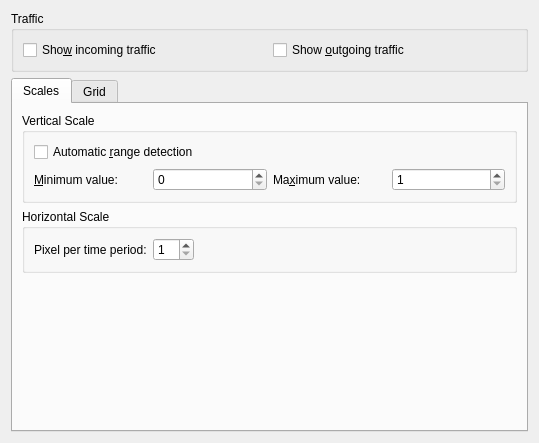
<?xml version="1.0" encoding="UTF-8"?>
<ui version="4.0">
 <class>Form</class>
 <widget class="QWidget" name="Form">
  <property name="geometry">
   <rect>
    <x>0</x>
    <y>0</y>
    <width>539</width>
    <height>443</height>
   </rect>
  </property>
  <property name="windowTitle">
   <string>Form</string>
  </property>
  <layout class="QVBoxLayout" name="verticalLayout">
   <item>
    <widget class="QGroupBox" name="groupBox">
     <property name="title">
      <string>Traffic</string>
     </property>
     <layout class="QHBoxLayout" name="horizontalLayout">
      <item>
       <widget class="QCheckBox" name="checkBoxIncoming">
        <property name="text">
         <string>Sho&amp;w incoming traffic</string>
        </property>
       </widget>
      </item>
      <item>
       <widget class="QCheckBox" name="checkBoxOutgoing">
        <property name="text">
         <string>Show &amp;outgoing traffic</string>
        </property>
       </widget>
      </item>
     </layout>
    </widget>
   </item>
   <item>
    <widget class="QTabWidget" name="tabWidget_2">
     <property name="currentIndex">
      <number>0</number>
     </property>
     <widget class="QWidget" name="tab_4">
      <attribute name="title">
       <string>Scales</string>
      </attribute>
      <layout class="QVBoxLayout" name="verticalLayout_4">
       <item>
        <widget class="QGroupBox" name="groupBox_2">
         <property name="title">
          <string>Vertical Scale</string>
         </property>
         <layout class="QGridLayout" name="gridLayout_6">
          <item row="0" column="0" colspan="3">
           <widget class="QCheckBox" name="checkBoxAutoDetection">
            <property name="text">
             <string>Automatic &amp;range detection</string>
            </property>
           </widget>
          </item>
          <item row="1" column="0">
           <widget class="QLabel" name="textLabel9_3">
            <property name="text">
             <string>&amp;Minimum value:</string>
            </property>
            <property name="wordWrap">
             <bool>false</bool>
            </property>
            <property name="buddy">
             <cstring>spinBoxMinValue</cstring>
            </property>
           </widget>
          </item>
          <item row="1" column="1">
           <widget class="KIntSpinBox" name="spinBoxMinValue">
            <property name="maximum">
             <number>49999</number>
            </property>
            <property name="maxValue" stdset="0">
             <number>49999</number>
            </property>
           </widget>
          </item>
          <item row="1" column="2">
           <widget class="QLabel" name="textLabel9_2_2">
            <property name="text">
             <string>Ma&amp;ximum value:</string>
            </property>
            <property name="wordWrap">
             <bool>false</bool>
            </property>
            <property name="buddy">
             <cstring>spinBoxMaxValue</cstring>
            </property>
           </widget>
          </item>
          <item row="1" column="3">
           <widget class="KIntSpinBox" name="spinBoxMaxValue">
            <property name="minimum">
             <number>1</number>
            </property>
            <property name="maximum">
             <number>50000</number>
            </property>
            <property name="maxValue" stdset="0">
             <number>50000</number>
            </property>
            <property name="minValue" stdset="0">
             <number>1</number>
            </property>
           </widget>
          </item>
         </layout>
        </widget>
       </item>
       <item>
        <widget class="QGroupBox" name="groupBox_3">
         <property name="title">
          <string>Horizontal Scale</string>
         </property>
         <layout class="QHBoxLayout" name="horizontalLayout_6">
          <item>
           <widget class="QLabel" name="textLabel8_2">
            <property name="text">
             <string>Pixel per time period:</string>
            </property>
            <property name="wordWrap">
             <bool>false</bool>
            </property>
           </widget>
          </item>
          <item>
           <widget class="KIntSpinBox" name="spinBoxPixel">
            <property name="minimum">
             <number>1</number>
            </property>
            <property name="maximum">
             <number>50</number>
            </property>
            <property name="maxValue" stdset="0">
             <number>50</number>
            </property>
            <property name="minValue" stdset="0">
             <number>1</number>
            </property>
           </widget>
          </item>
          <item>
           <spacer name="horizontalSpacer_6">
            <property name="orientation">
             <enum>Qt::Horizontal</enum>
            </property>
            <property name="sizeHint" stdset="0">
             <size>
              <width>40</width>
              <height>20</height>
             </size>
            </property>
           </spacer>
          </item>
         </layout>
        </widget>
       </item>
       <item>
        <spacer name="verticalSpacer_5">
         <property name="orientation">
          <enum>Qt::Vertical</enum>
         </property>
         <property name="sizeHint" stdset="0">
          <size>
           <width>20</width>
           <height>131</height>
          </size>
         </property>
        </spacer>
       </item>
      </layout>
     </widget>
     <widget class="QWidget" name="tab_5">
      <attribute name="title">
       <string>Grid</string>
      </attribute>
      <layout class="QGridLayout" name="gridLayout_5">
       <item row="0" column="0">
        <widget class="QGroupBox" name="groupBox8">
         <property name="title">
          <string>Lines</string>
         </property>
         <layout class="QGridLayout">
          <item row="0" column="2">
           <widget class="KIntSpinBox" name="spinBoxDistance">
            <property name="minimum">
             <number>10</number>
            </property>
            <property name="maximum">
             <number>120</number>
            </property>
            <property name="value">
             <number>30</number>
            </property>
            <property name="maxValue" stdset="0">
             <number>120</number>
            </property>
            <property name="minValue" stdset="0">
             <number>10</number>
            </property>
           </widget>
          </item>
          <item row="0" column="1">
           <widget class="QLabel" name="textLabel1_2_2">
            <property name="text">
             <string>&amp;Distance:</string>
            </property>
            <property name="wordWrap">
             <bool>false</bool>
            </property>
            <property name="buddy">
             <cstring>spinBoxDistance</cstring>
            </property>
           </widget>
          </item>
          <item row="0" column="0">
           <widget class="QCheckBox" name="checkBoxVLines">
            <property name="text">
             <string>Vertic&amp;al lines</string>
            </property>
           </widget>
          </item>
          <item row="1" column="0">
           <widget class="QCheckBox" name="checkBoxVLinesScroll">
            <property name="text">
             <string>V&amp;ertical lines scroll</string>
            </property>
           </widget>
          </item>
          <item row="2" column="0">
           <widget class="QCheckBox" name="checkBoxHLines">
            <property name="text">
             <string>Hori&amp;zontal lines</string>
            </property>
           </widget>
          </item>
         </layout>
        </widget>
       </item>
       <item row="0" column="1">
        <widget class="QGroupBox" name="groupBox9">
         <property name="title">
          <string>Text</string>
         </property>
         <layout class="QGridLayout" name="_2">
          <item row="0" column="0">
           <widget class="QCheckBox" name="checkBoxLabels">
            <property name="text">
             <string>&amp;Labels</string>
            </property>
           </widget>
          </item>
          <item row="1" column="0">
           <widget class="QCheckBox" name="checkBoxBottomBar">
            <property name="text">
             <string>Bottom &amp;bar</string>
            </property>
           </widget>
          </item>
          <item row="2" column="0">
           <widget class="QLabel" name="textLabel3_2">
            <property name="text">
             <string>Fo&amp;nt size:</string>
            </property>
            <property name="wordWrap">
             <bool>false</bool>
            </property>
            <property name="buddy">
             <cstring>spinBoxFontSize</cstring>
            </property>
           </widget>
          </item>
          <item row="2" column="1">
           <widget class="KIntSpinBox" name="spinBoxFontSize">
            <property name="minimum">
             <number>5</number>
            </property>
            <property name="maximum">
             <number>24</number>
            </property>
            <property name="value">
             <number>8</number>
            </property>
            <property name="maxValue" stdset="0">
             <number>24</number>
            </property>
            <property name="minValue" stdset="0">
             <number>5</number>
            </property>
           </widget>
          </item>
         </layout>
        </widget>
       </item>
       <item row="1" column="0" colspan="2">
        <widget class="QGroupBox" name="groupBox10">
         <property name="title">
          <string>&amp;Colors</string>
         </property>
         <layout class="QGridLayout" name="_3">
          <item row="0" column="0">
           <widget class="QLabel" name="textLabel4_2">
            <property name="text">
             <string>Vertical lines:</string>
            </property>
            <property name="wordWrap">
             <bool>false</bool>
            </property>
           </widget>
          </item>
          <item row="0" column="1">
           <widget class="KColorButton" name="kColorButtonVLines">
            <property name="text">
             <string/>
            </property>
           </widget>
          </item>
          <item row="1" column="1">
           <widget class="KColorButton" name="kColorButtonHLines">
            <property name="text">
             <string/>
            </property>
           </widget>
          </item>
          <item row="0" column="3">
           <widget class="KColorButton" name="kColorButtonIncoming">
            <property name="text">
             <string/>
            </property>
           </widget>
          </item>
          <item row="2" column="0">
           <widget class="QLabel" name="textLabel6_2">
            <property name="text">
             <string>Background:</string>
            </property>
            <property name="wordWrap">
             <bool>false</bool>
            </property>
           </widget>
          </item>
          <item row="2" column="1">
           <widget class="KColorButton" name="kColorButtonBackground">
            <property name="text">
             <string/>
            </property>
           </widget>
          </item>
          <item row="1" column="0">
           <widget class="QLabel" name="textLabel5_2">
            <property name="text">
             <string>Horizontal lines:</string>
            </property>
            <property name="wordWrap">
             <bool>false</bool>
            </property>
           </widget>
          </item>
          <item row="1" column="2">
           <widget class="QLabel" name="textLabel7_2_2">
            <property name="text">
             <string>Outgoing traffic:</string>
            </property>
            <property name="wordWrap">
             <bool>false</bool>
            </property>
           </widget>
          </item>
          <item row="0" column="2">
           <widget class="QLabel" name="textLabel7_3">
            <property name="text">
             <string>Incoming traffic:</string>
            </property>
            <property name="wordWrap">
             <bool>false</bool>
            </property>
           </widget>
          </item>
          <item row="1" column="3">
           <widget class="KColorButton" name="kColorButtonOutgoing">
            <property name="text">
             <string/>
            </property>
           </widget>
          </item>
          <item row="2" column="2">
           <widget class="QLabel" name="label">
            <property name="text">
             <string>Traffic opacity:</string>
            </property>
           </widget>
          </item>
          <item row="2" column="3">
           <widget class="QSpinBox" name="spinBoxOpacity">
            <property name="suffix">
             <string>%</string>
            </property>
            <property name="maximum">
             <number>100</number>
            </property>
            <property name="value">
             <number>20</number>
            </property>
           </widget>
          </item>
         </layout>
        </widget>
       </item>
       <item row="2" column="0">
        <spacer name="verticalSpacer_6">
         <property name="orientation">
          <enum>Qt::Vertical</enum>
         </property>
         <property name="sizeHint" stdset="0">
          <size>
           <width>20</width>
           <height>40</height>
          </size>
         </property>
        </spacer>
       </item>
      </layout>
     </widget>
    </widget>
   </item>
  </layout>
 </widget>
 <customwidgets>
  <customwidget>
   <class>KIntSpinBox</class>
   <extends>QSpinBox</extends>
   <header>knuminput.h</header>
  </customwidget>
  <customwidget>
   <class>KColorButton</class>
   <extends>QPushButton</extends>
   <header>kcolorbutton.h</header>
  </customwidget>
 </customwidgets>
 <resources/>
 <connections/>
</ui>
